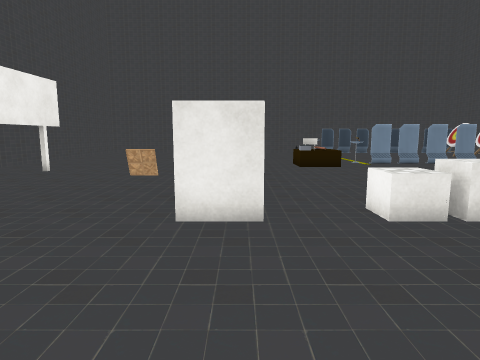
[1] (above)

19 first-person views from a walk through a 3-D level made in the Unity game engine. The camera is 1.5 m above the floor, tilts 8° down and sees 75° across. Doors are open. The floor is counted in squares, 1 m on a side. Each view is taken from the middle of a square. On the plan, view 1 faces up. The plan holds only what a view shows up to about 15 squares ahead; the rest is blank. The player character is not drawn. Some surface patterns are stand-ins.

[2]
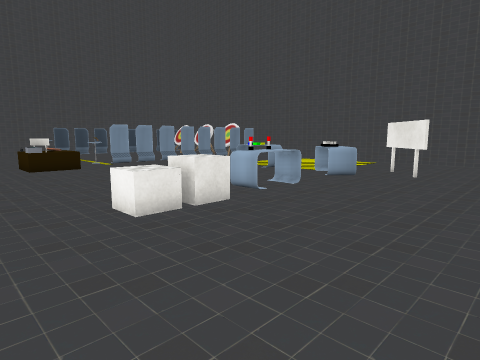

[3]
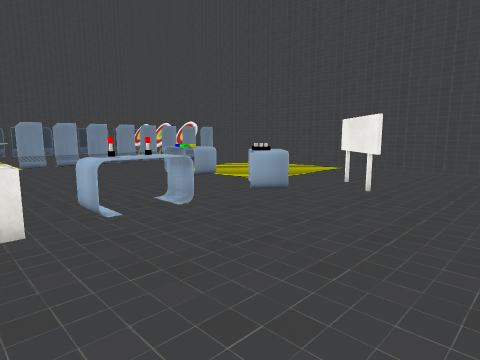

[4]
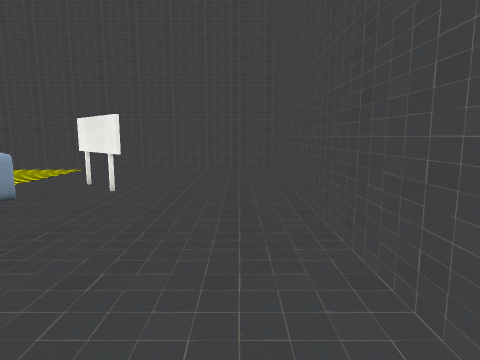

[5]
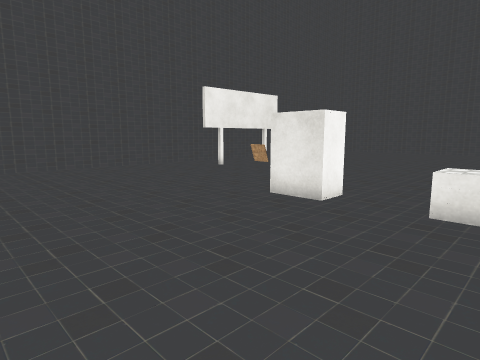

[6]
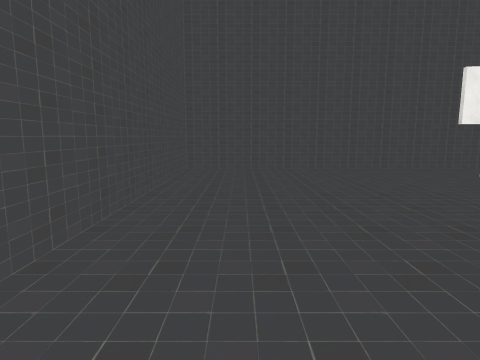

[7]
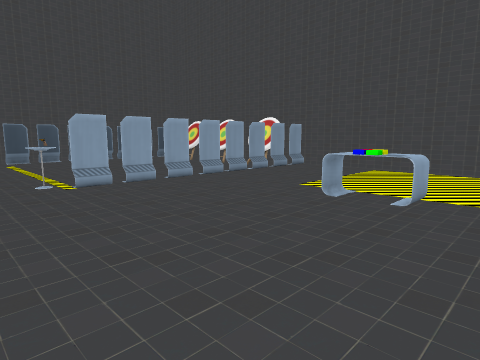

[8]
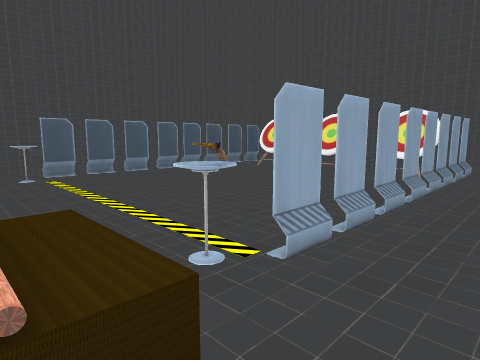

[9]
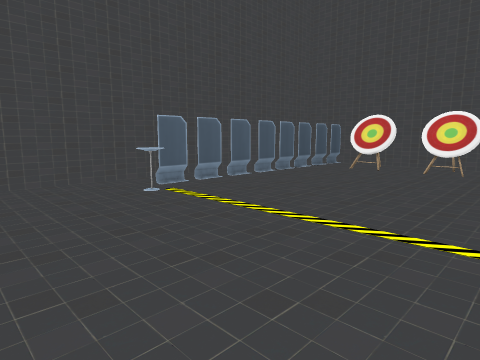

[10]
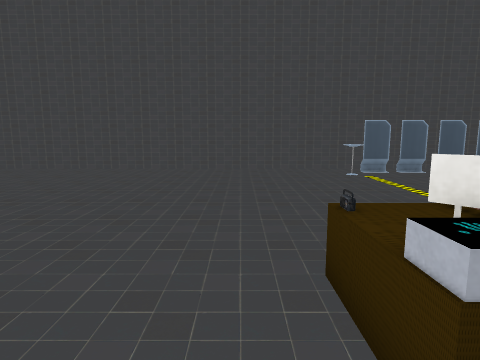

[11]
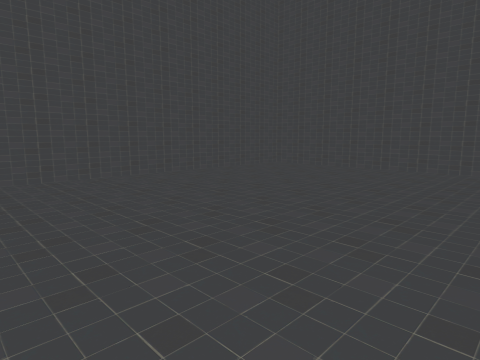

[12]
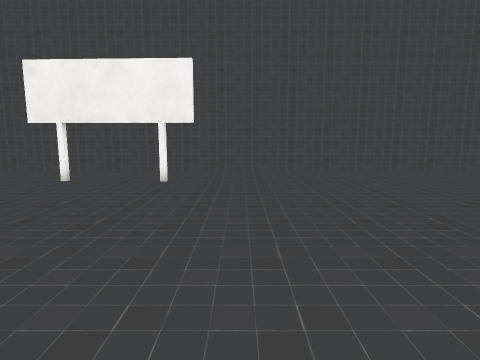

[13]
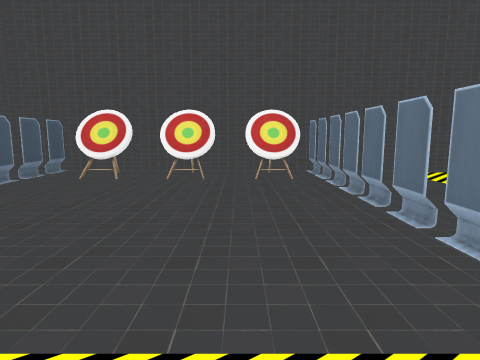

[14]
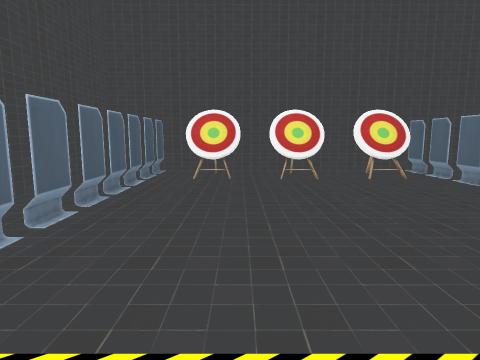

[15]
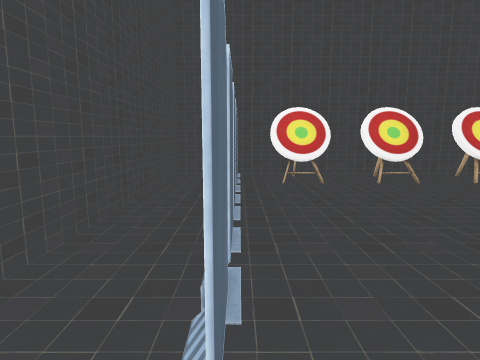

[16]
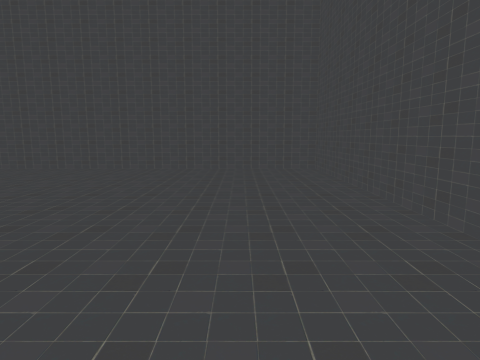

[17]
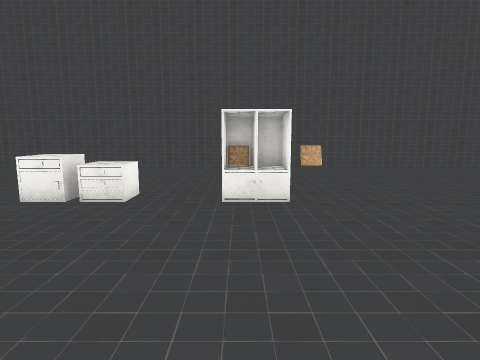

[18]
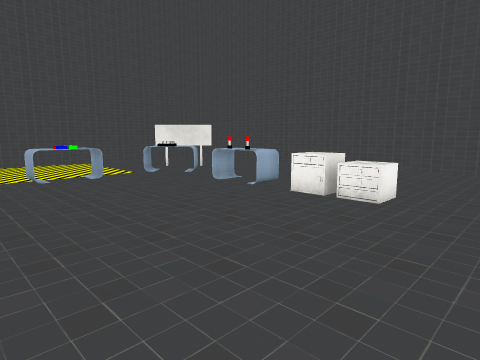

[19]
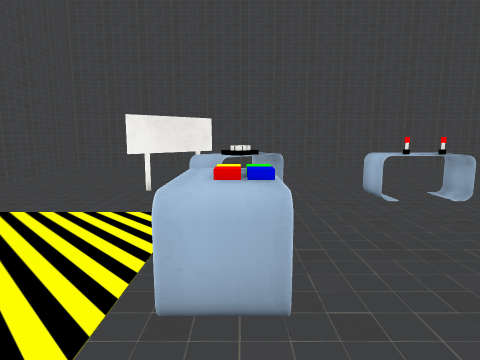

### Floor plan
Key: @ floor where view 1 was taken; # wall or solid block; x gap in a wall; . floor; D open door; T thing the floor can be seen under or through; O other object.
Columns run from 12 left of view 1 to 19 right of it. Each row starts with its distance up from view 1.
 29 ################################
 28 #..............................#
 27 #..............................#
 26 #..................#xx#xx#xxx#.#
 25 #.................O..........O.#
 24 #...........................OO.#
 23 #............................O.#
 22 #............................O.#
 21 #...........................OO.#
 20 #............................O.#
 19 #............................O.#
 18 #...........................OO.#
 17 #..............OOOO.........OO.#
 16 #..............OOO.#xx#xx#xx##.#
 15 #..............OOO.............#
 14 #..............................#
 13 #...#..........................#
 12 #..............................#
 11 #......................O.......#
 10 #..#...................O.......#
  9 #......................O.......#
  8 #..............................#
  7 #......................O.......#
  6 #.........DDDDDOOOOOO.O O......#
  5 #.........D##DDOO......O..T....#
  4 #........................T.....#
  3 #.......................T......#
  2 #..............................#
  1 #..............................#
  0 #...........@..................#
 -1 #..............................#
 -2 ################################

Where each view was taken, in squares from view 1:
view 1: 0 up, 0 right, facing up
view 2: 0 up, 0 right, facing up-right
view 3: 0 up, 4 right, facing up-right
view 4: 0 up, 4 right, facing right
view 5: 1 down, 4 right, facing up-left
view 6: 1 up, 3 right, facing left
view 7: 7 up, 4 right, facing up-right
view 8: 14 up, 4 right, facing up-right
view 9: 18 up, 2 right, facing up-right
view 10: 14 up, 2 right, facing up
view 11: 14 up, 0 right, facing up-left
view 12: 16 up, 2 right, facing left
view 13: 19 up, 5 right, facing right
view 14: 23 up, 5 right, facing right
view 15: 26 up, 6 right, facing right
view 16: 25 up, 3 right, facing left
view 17: 13 up, 0 right, facing down
view 18: 13 up, 0 right, facing down-right
view 19: 13 up, 11 right, facing down
